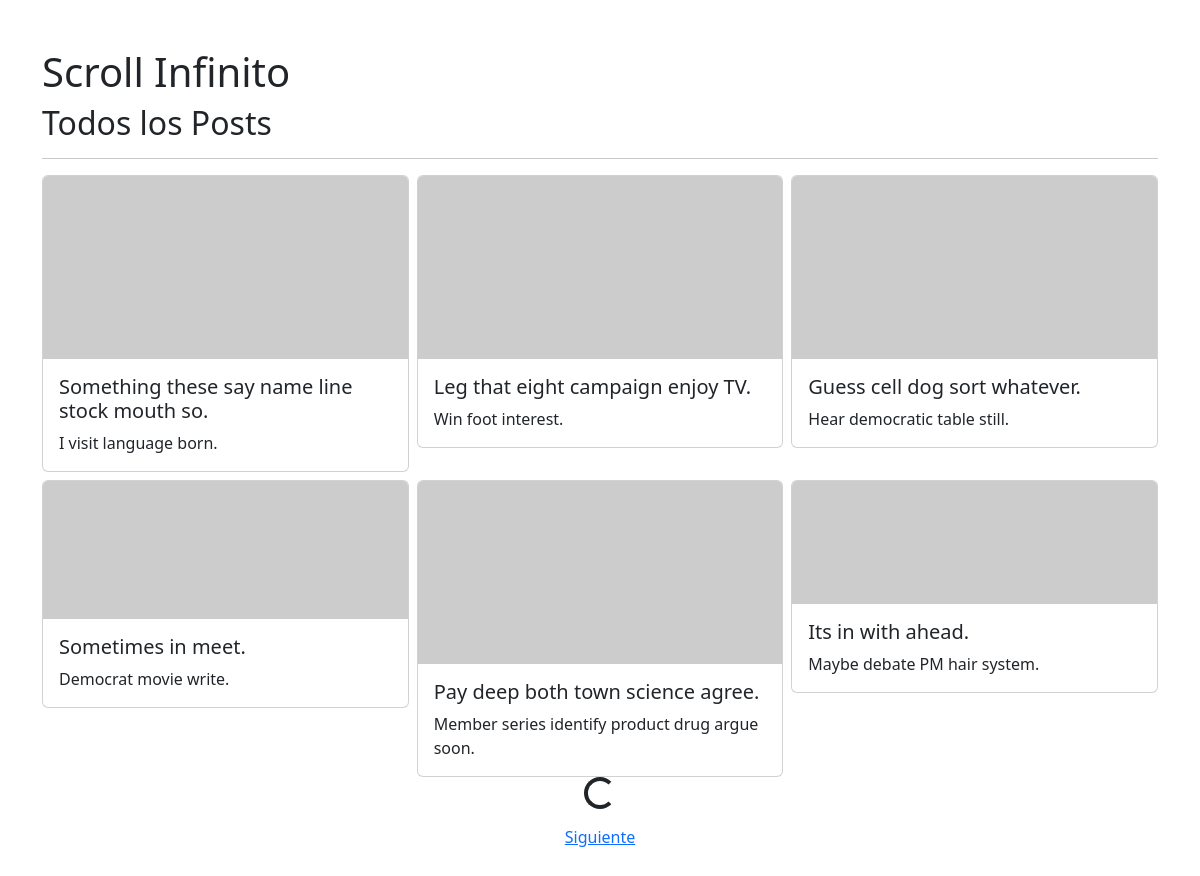
The page / on the database its author committed.
### core/models.py (models this page shows, shortened)
class Post(models.Model):
    title = models.CharField(max_length=200)
    description = models.CharField(max_length=255)
    image = models.URLField(blank=True, null=True)

### core/views.py (the view)
# urls.py: path('', HomeListView.as_view(), name='home'),
class HomeListView(ListView):
    model = Post
    template_name = 'home.html'
    context_object_name = 'posts'
    ordering = ['-id']
    paginate_by = 6

### templates/home.html (shortened to what this page needs)
{% extends "base.html" %}
{% block content %}
{% load static %}
<h2>Todos los Posts</h2>
<hr>
<div class="row row-cols-1 row-cols-md-3 g-2 infinite-container">
    {% for post in posts %}
    <div class="col infinite-item">
        <div class="card">
            <img src="{{ post.image }}" class="card-img-top" alt="{{ post.title }}">
            <div class="card-body">
                <h5 class="card-title">{{ post.title }}</h5>
                <p class="card-text">{{ post.description }}</p>
            </div>
        </div>
    </div>
    {% endfor %}
</div>
<div class="d-flex justify-content-center">
    <div class="spinner-border loading" role="status">
    </div>
</div>
<div class="row">
    <div class="col-12 text-center mt-3 mb-5">
        {% if page_obj.has_next %}
            <a class="infinite-more-link" href="?page={{ page_obj.next_page_number }}">Siguiente</a>
        {% endif %}
    </div>
</div>
{% endblock %}

### templates/base.html (shortened to what this page needs)
<!doctype html>
<html lang="es">
    <head>
        <link href="https://cdn.jsdelivr.net/npm/bootstrap@5.3.0/dist/css/bootstrap.min.css" rel="stylesheet">
    </head>
    <body>
        <div class="container mt-5">
            <h1>Scroll Infinito</h1>
            {% block content %}{% endblock %}
        </div>
    </body>
</html>

### rows shown on the page
Post: title "Something these say name line stock mouth so.", description "I visit language born."
Post: title "Leg that eight campaign enjoy TV.", description "Win foot interest."
Post: title "Guess cell dog sort whatever.", description "Hear democratic table still."
Post: title "Sometimes in meet.", description "Democrat movie write."
Post: title "Pay deep both town science agree.", description "Member series identify product drug argue soon."
Post: title "Its in with ahead.", description "Maybe debate PM hair system."
